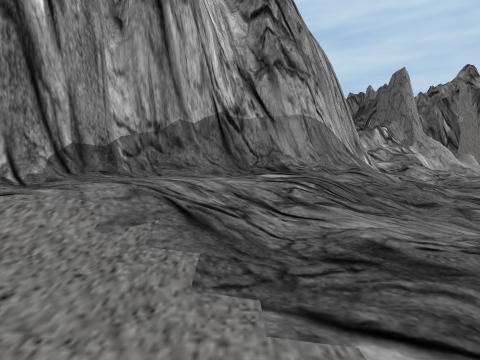
[1] (above)

19 first-person views from a walk through a 3-D level made in the Unity game engine. The camera is 1.5 m above the floor, tilts 4° down and sees 80° across. The floor is counted in squares, 1.7 m on a side. Each view is taken from the middle of a square. On the plan, view 1 faces up. The plan holds only what a view shows up to about 11 squares ahead; the rest is blank. The place goes on beyond the plan. The player character is not drawn. Some animated figures are left out.

[2]
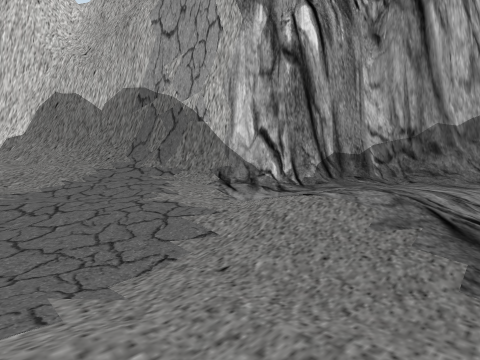

[3]
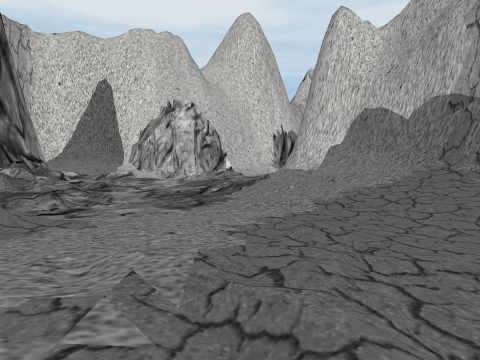

[4]
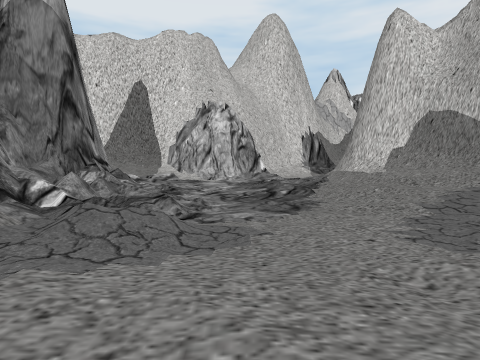

[5]
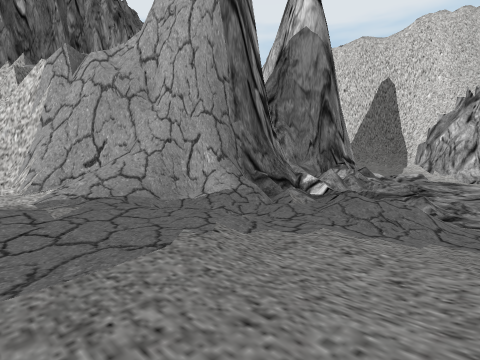

[6]
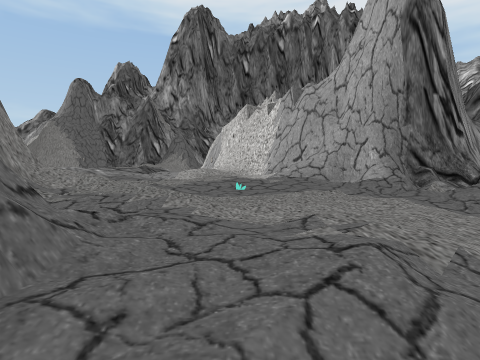

[7]
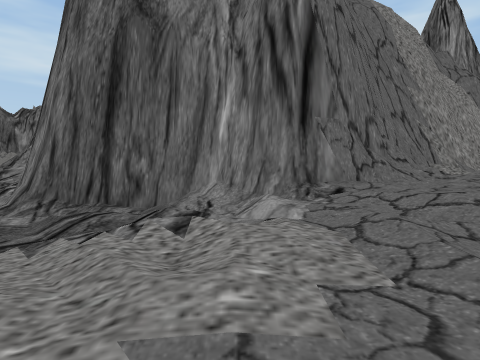

[8]
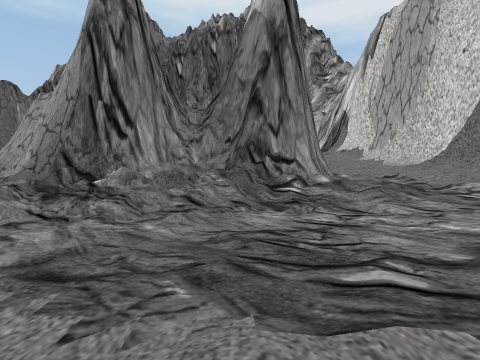

[9]
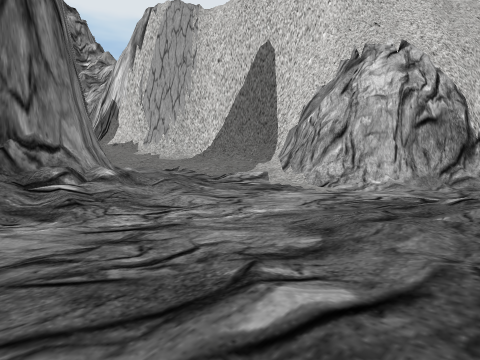

[10]
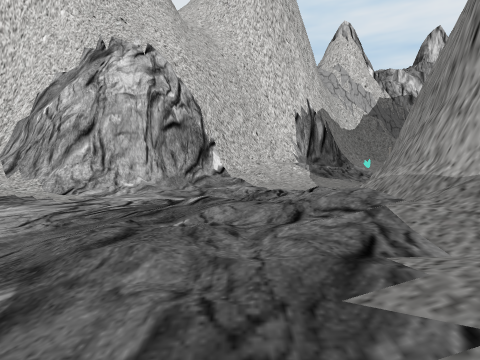

[11]
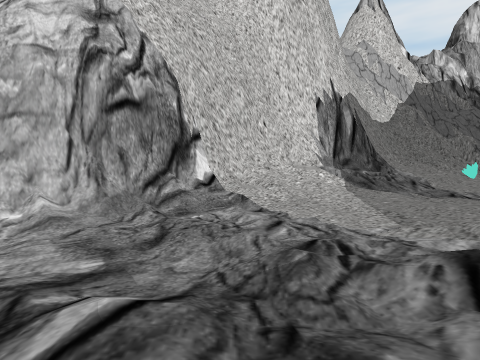

[12]
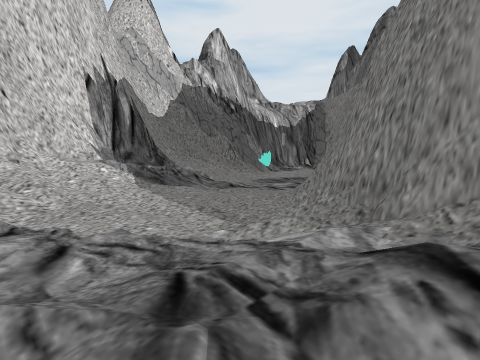

[13]
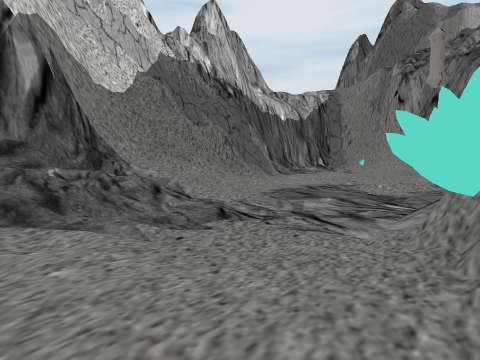

[14]
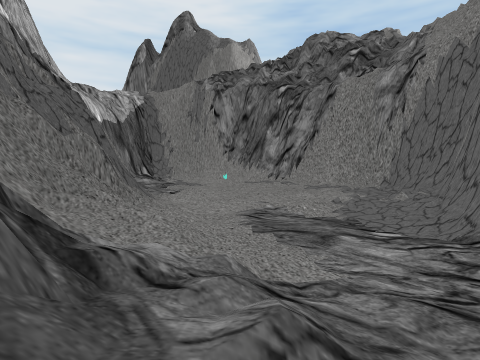

[15]
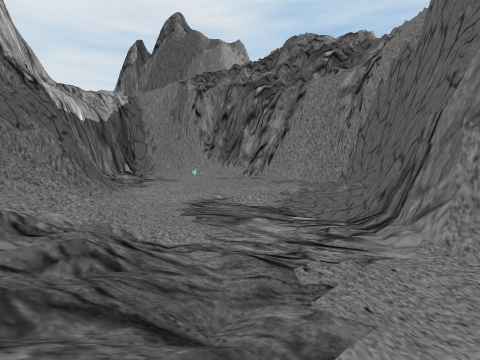

[16]
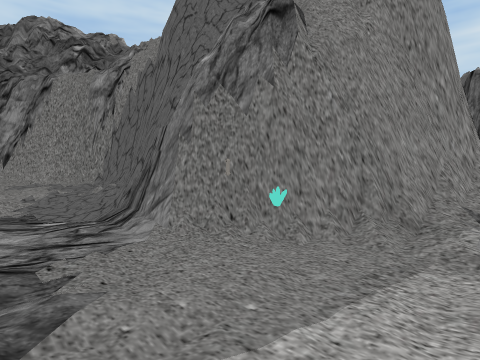

[17]
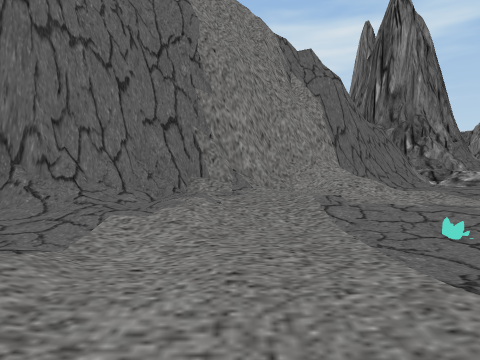

[18]
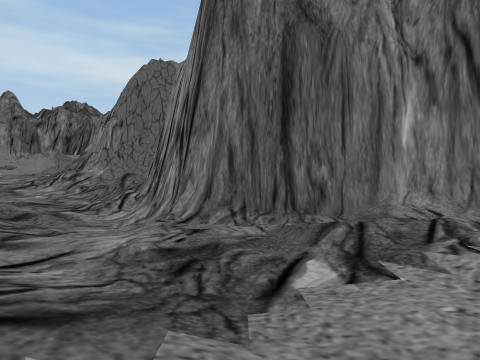

[19]
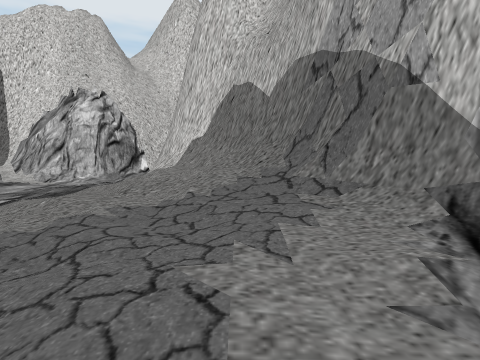

### Floor plan
Key: @ floor where view 1 was taken; # wall or solid block; . main floor; : floor 0.25 m higher than the main floor; - floor 0.25 m lower than the main floor; + floor 0.5 m higher than the main floor; _ floor 0.5 m lower than the main floor; * floor 0.75 m higher than the main floor; < floor 0.75 m lower than the main floor; % floor 1 m higher than the main floor; & floor 1.25 m higher than the main floor; $ floor 1.75 m higher than the main floor; / step, stairs or slope; = window, fence, low wall or low ledge; C crystal.
Columns run from 32 left of view 1 to 9 right of it. Each row starts with its distance up from view 1.
 11 #/-----/--//                       #//  -_
 10 #-----___//##                  #####// /__
  9 # /----_-//#                  ###/&%///-/<
  8 #/.----__/##                 ##/%%%/////<<
  7 #///----_/#                ###%%%%%//--/_
  6 #///.----/#               ###%%%%%//-_<//
  5 #=//..---/#              ##/*%&&////__/##
  4 ##///.---/#            ###%**%&&/::./###
  3  ##///.--/##         ###=&***%&//::.=#
  2  ##///.--./##       ##=//%***//+....##
  1   ##///...-###     ##=$//***//::::/.#
  0    #///..---####  ##/$//**/::..:@:+.#
 -1    ##///..--///####////**:::.:::+**:##
 -2     ##///..-.:/ /////**/+:..:::/**//#
 -3      ##//.--/:./*//*/:+/./-/::/****##
 -4       ##//.-//.:+::+::/....:::+**/%##
 -5        ##/..--/::.::.......::+/**/%/##
 -6         ##/.--...:/..-----..:+**%&%&/##
 -7          ##/....-.-------...:+***%*&&/#
 -8           ##/.....-----/././//***%*/&&##
 -9           ##/.......---/://///**%%**&&/#
-10            #/:....:://///*///**%%%C%&&/##
-11            #//:::///////===////*%&&&%%//##
-12           ##%/:::*////=#===###///&&&%%%/##
-13           #/ *+:/*%####=#######//&& %*%*/#
-14                  %##          ###=  %%%%*/

Positions as (right, up) in squares from view 1, and headings:
1: (0, 0), facing up
2: (0, -1), facing up-left
3: (1, -4), facing left
4: (1, -7), facing left
5: (2, -7), facing down-left
6: (2, -3), facing down
7: (-2, -2), facing right
8: (-10, -2), facing down
9: (-10, -4), facing down-left
10: (-11, -4), facing left
11: (-16, -4), facing left
12: (-18, -4), facing up-left
13: (-22, 0), facing up-left
14: (-28, 0), facing up
15: (-26, -1), facing up
16: (-26, -2), facing up-right
17: (-1, -8), facing right
18: (-2, 2), facing right
19: (-3, 2), facing left
